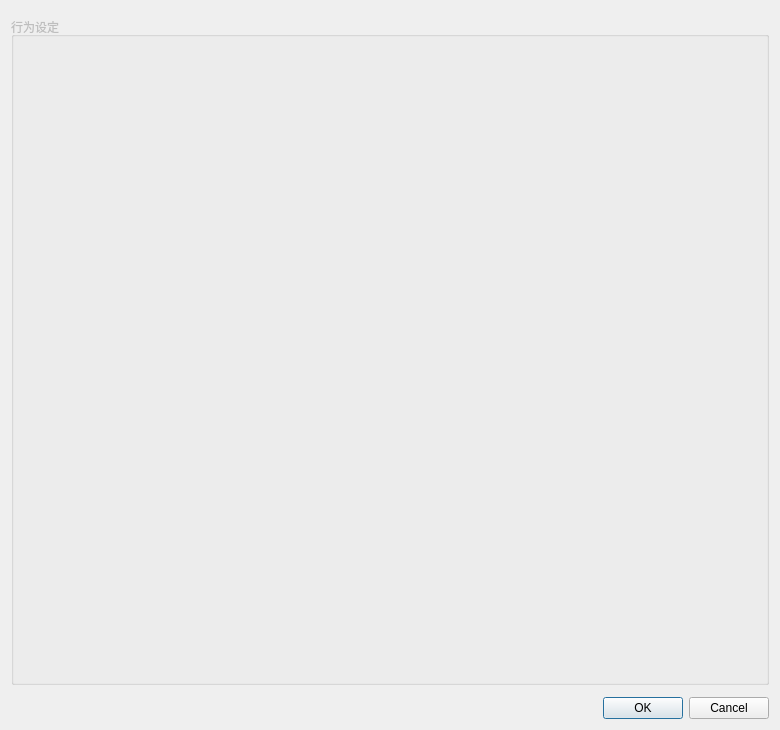
<?xml version="1.0" encoding="UTF-8"?>
<ui version="4.0">
 <class>RemoveDuplicateDialog</class>
 <widget class="QDialog" name="RemoveDuplicateDialog">
  <property name="geometry">
   <rect>
    <x>0</x>
    <y>0</y>
    <width>780</width>
    <height>730</height>
   </rect>
  </property>
  <property name="windowTitle">
   <string>去除重复项</string>
  </property>
  <layout class="QVBoxLayout" name="rootLayout" stretch="0,1,0,0">
   <item>
    <widget class="OtoFileLoadWidget" name="otoLoadWidget" native="true"/>
   </item>
   <item>
    <widget class="QGroupBox" name="optionGroupBox">
     <property name="enabled">
      <bool>false</bool>
     </property>
     <property name="title">
      <string>行为设定</string>
     </property>
     <layout class="QVBoxLayout" name="optionLayout">
      <item>
       <widget class="QWidget" name="optionWidget" native="true"/>
      </item>
     </layout>
    </widget>
   </item>
   <item>
    <widget class="OtoFileSaveWidget" name="otoSaveWidget" native="true"/>
   </item>
   <item>
    <widget class="QDialogButtonBox" name="buttonBox">
     <property name="orientation">
      <enum>Qt::Horizontal</enum>
     </property>
     <property name="standardButtons">
      <set>QDialogButtonBox::Cancel|QDialogButtonBox::Ok</set>
     </property>
    </widget>
   </item>
  </layout>
 </widget>
 <customwidgets>
  <customwidget>
   <class>OtoFileLoadWidget</class>
   <extends>QWidget</extends>
   <header>widgets/otofileloadwidget.h</header>
   <container>1</container>
  </customwidget>
  <customwidget>
   <class>OtoFileSaveWidget</class>
   <extends>QWidget</extends>
   <header>widgets/otofilesavewidget.h</header>
   <container>1</container>
  </customwidget>
 </customwidgets>
 <resources/>
 <connections>
  <connection>
   <sender>buttonBox</sender>
   <signal>accepted()</signal>
   <receiver>RemoveDuplicateDialog</receiver>
   <slot>accept()</slot>
   <hints>
    <hint type="sourcelabel">
     <x>222</x>
     <y>697</y>
    </hint>
    <hint type="destinationlabel">
     <x>157</x>
     <y>274</y>
    </hint>
   </hints>
  </connection>
  <connection>
   <sender>buttonBox</sender>
   <signal>rejected()</signal>
   <receiver>RemoveDuplicateDialog</receiver>
   <slot>reject()</slot>
   <hints>
    <hint type="sourcelabel">
     <x>222</x>
     <y>697</y>
    </hint>
    <hint type="destinationlabel">
     <x>286</x>
     <y>274</y>
    </hint>
   </hints>
  </connection>
 </connections>
</ui>
